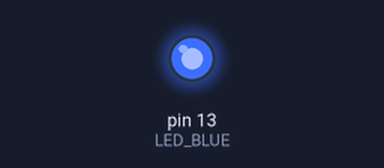
Recording of a sketch running on a simulated Arduino Uno, built with avr-gcc and run on an emulated ATmega328P. Parts: output pins drawn as LEDs (lit = HIGH).

Above: at 1.0 s.
At 3.0 s:
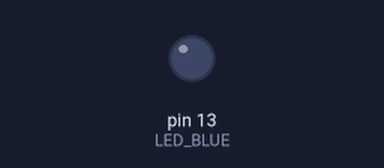
Timing chart, 0 to 5.2 s (numbered marks = the images above):
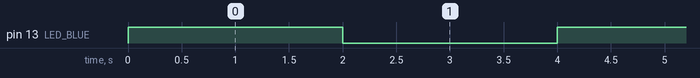

Measured:
- by itself, pin 13 (LED_BLUE): alternates HIGH for 2.0 s and LOW for 2.0 s

The sketch:

BlinkBlueLED.ino
```cpp
// (licence header left out)
const unsigned int LED_BLUE = 13;

void setup() {
  pinMode(LED_BLUE, OUTPUT);
}

void loop() {
  digitalWrite(LED_BLUE, HIGH);
  delay(2000); //2000 ms
  digitalWrite(LED_BLUE, LOW);
  delay(2000); //2000 ms
}
```
